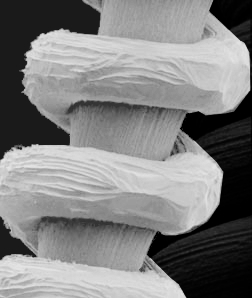
%> input picture a.jpg, 252 x 298 px
$ octave histogram.m   (GNU Octave 9; MATLAB toolbox functions it lacks are replaced by stand-ins)
%> lines starting %> are read from the running program, lines starting %| are printed output that depends on the picture; long printed decimals are rounded
a=imread('C:\Users\TANAY\Desktop\ippr\a.jpg');
%> a is the input picture: size 298x252 uint8; min 0, max 231, mean 128.1
i=rgb2gray(a);

[rows,cols]=size(i);
%> rows = 298; cols = 252
b=zeros(256);
o=zeros(256);
p=zeros(256);
s=zeros(256);
oi=zeros(rows,cols);

for c = 1:cols
    for r = 1:rows
            b(i(r,c)+1)=b(i(r,c)+1)+1;
    end
end

no_of_pixels=rows*cols;
%> no_of_pixels = 75096
sum=0;
for n = 1:256
           p(n)=double(b(n))/no_of_pixels;
           sum=sum+p(n);
           disp(p(n));
           s(n)=round(255*sum);
end
%> this loop made 256 passes
%> sum on passes 1 to 3: 0.0354, 0.0532, 0.0651
%| 0.03541
%| 0.01775
%| 0.01192
%| 7.3905e-03
%| 5.2200e-03
%| 4.6074e-03
%| 3.8351e-03
%| 4.1147e-03
%> (further printed lines are left out)
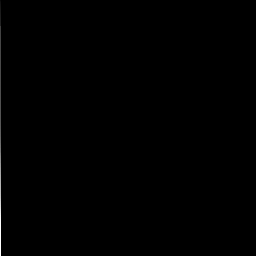
%> s: size 256x256 double; min 0, max 255, mean 0.5
%> after the loop, sum = 1


for n = 1:256
          o(s(n)+1)=o(s(n)+1)+p(n);
end

for c = 1:cols
    for r = 1:rows
          oi(r,c)=s(i(r,c)+1);
    end
end
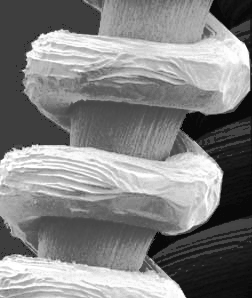
%> oi: size 298x252 double; min 9, max 255, mean 130.3

J=histeq(i,256);

n=1:256;
subplot(2,2,1),stem(n,p,'.');title('PDF input'),axis tight;
subplot(2,2,2),stem(n,s,'.');title('CDF'),axis tight;
subplot(2,2,3),stem(n,o,'.');title('PDF output'),axis tight;
subplot(2,2,4),imhist(J);title('inbuilt histogram');
%> after `title('inbuilt histogram')`:
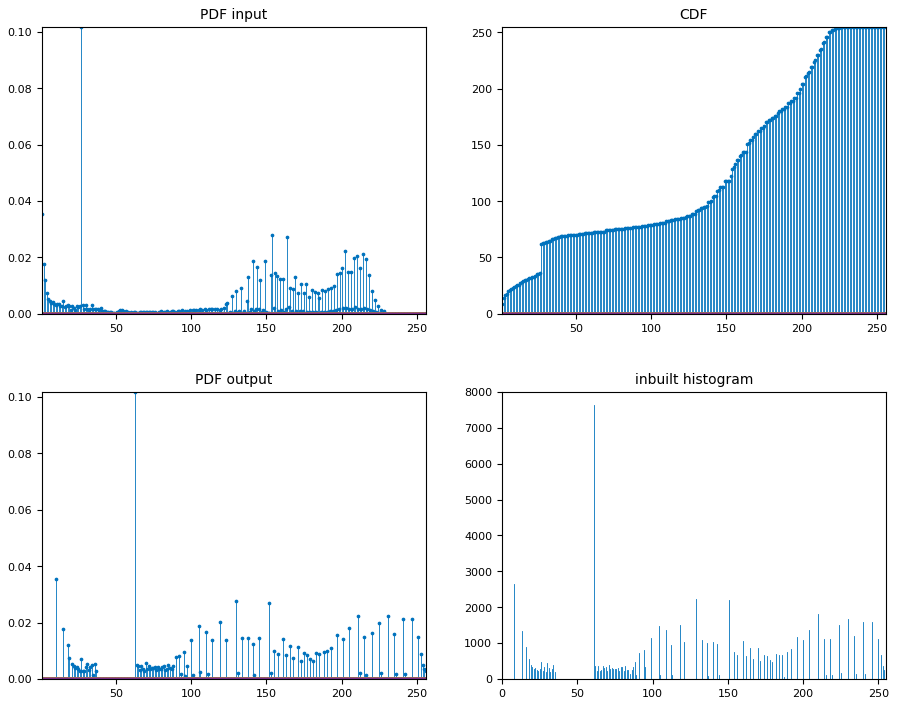
%> figure redrawn from the program's plot data, 4 panels; panel 1: highest point at x = 27, y = 0.102; panel 2: highest point at x = 226, y = 255; panel 3: highest point at x = 63, y = 0.102; panel 4: highest point at x = 61, y = 7645

figure,imshow(J);title('inbuilt histogram image');
figure,imshow(uint8(oi));title('processed image');
